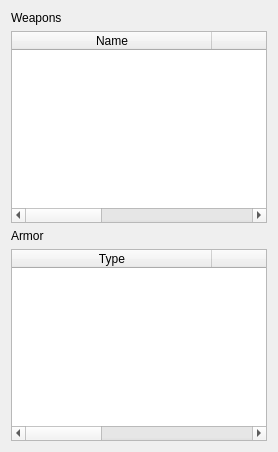
      <widget class="QWidget" name="tabFight_generic">
       <attribute name="title">
        <string>Fight</string>
       </attribute>
       <layout class="QVBoxLayout" name="verticalLayout_5">
        <item>
         <widget class="QLabel" name="label_4">
          <property name="text">
           <string>Weapons</string>
          </property>
         </widget>
        </item>
        <item>
         <widget class="QTableWidget" name="weaponsTable_generic">
          <property name="editTriggers">
           <set>QAbstractItemView::NoEditTriggers</set>
          </property>
          <attribute name="horizontalHeaderDefaultSectionSize">
           <number>200</number>
          </attribute>
          <attribute name="horizontalHeaderStretchLastSection">
           <bool>true</bool>
          </attribute>
          <column>
           <property name="text">
            <string>Name</string>
           </property>
          </column>
          <column>
           <property name="text">
            <string>Type</string>
           </property>
          </column>
          <column>
           <property name="text">
            <string>Damage</string>
           </property>
          </column>
         </widget>
        </item>
        <item>
         <widget class="QLabel" name="label_5">
          <property name="text">
           <string>Armor</string>
          </property>
         </widget>
        </item>
        <item>
         <widget class="QTableWidget" name="armorTable_generic">
          <property name="editTriggers">
           <set>QAbstractItemView::NoEditTriggers</set>
          </property>
          <attribute name="horizontalHeaderDefaultSectionSize">
           <number>200</number>
          </attribute>
          <attribute name="horizontalHeaderStretchLastSection">
           <bool>true</bool>
          </attribute>
          <column>
           <property name="text">
            <string>Type</string>
           </property>
          </column>
          <column>
           <property name="text">
            <string>Protection</string>
           </property>
          </column>
          <column>
           <property name="text">
            <string>Modifiers</string>
           </property>
          </column>
         </widget>
        </item>
       </layout>
      </widget>
